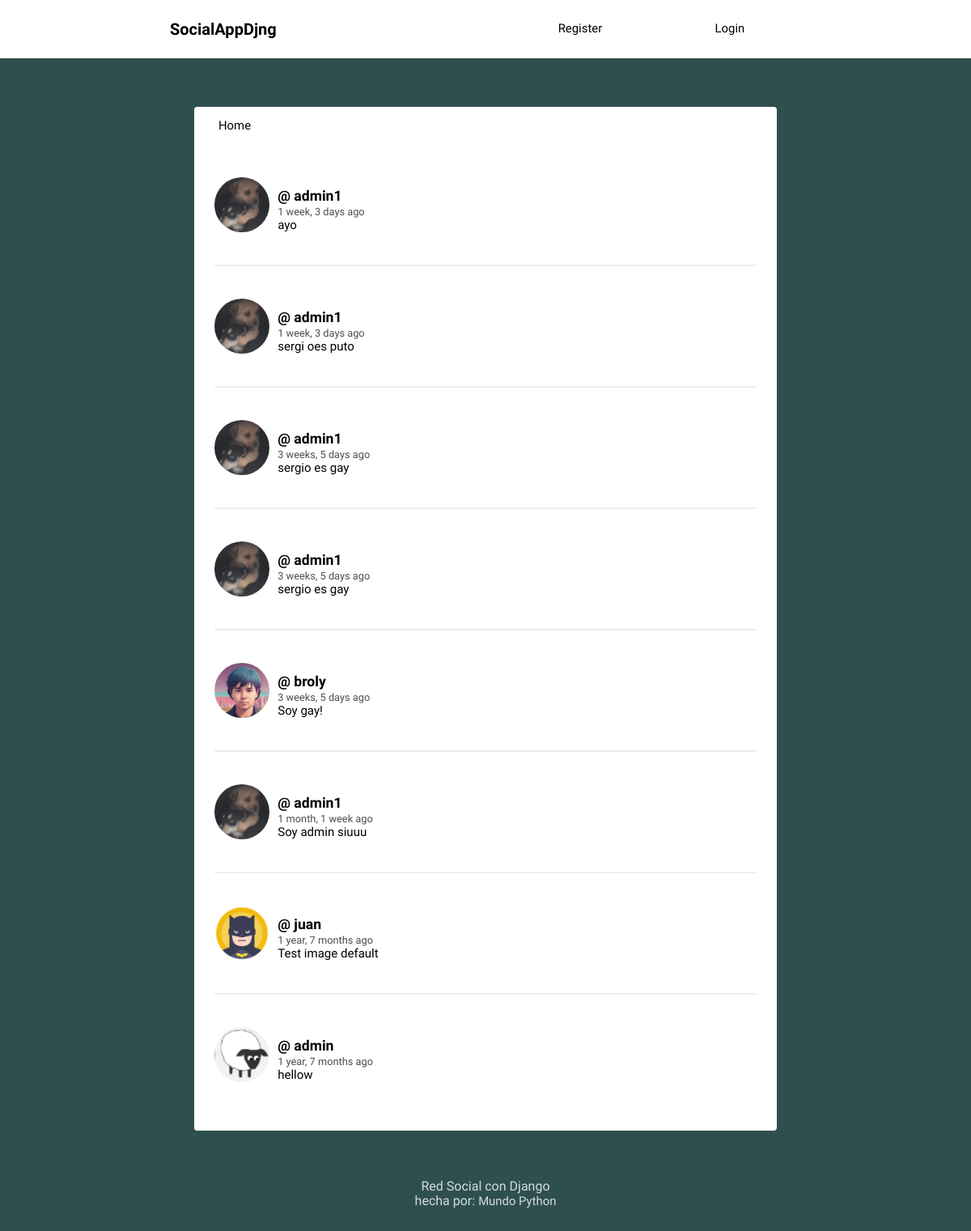
Before: / with the older database file.
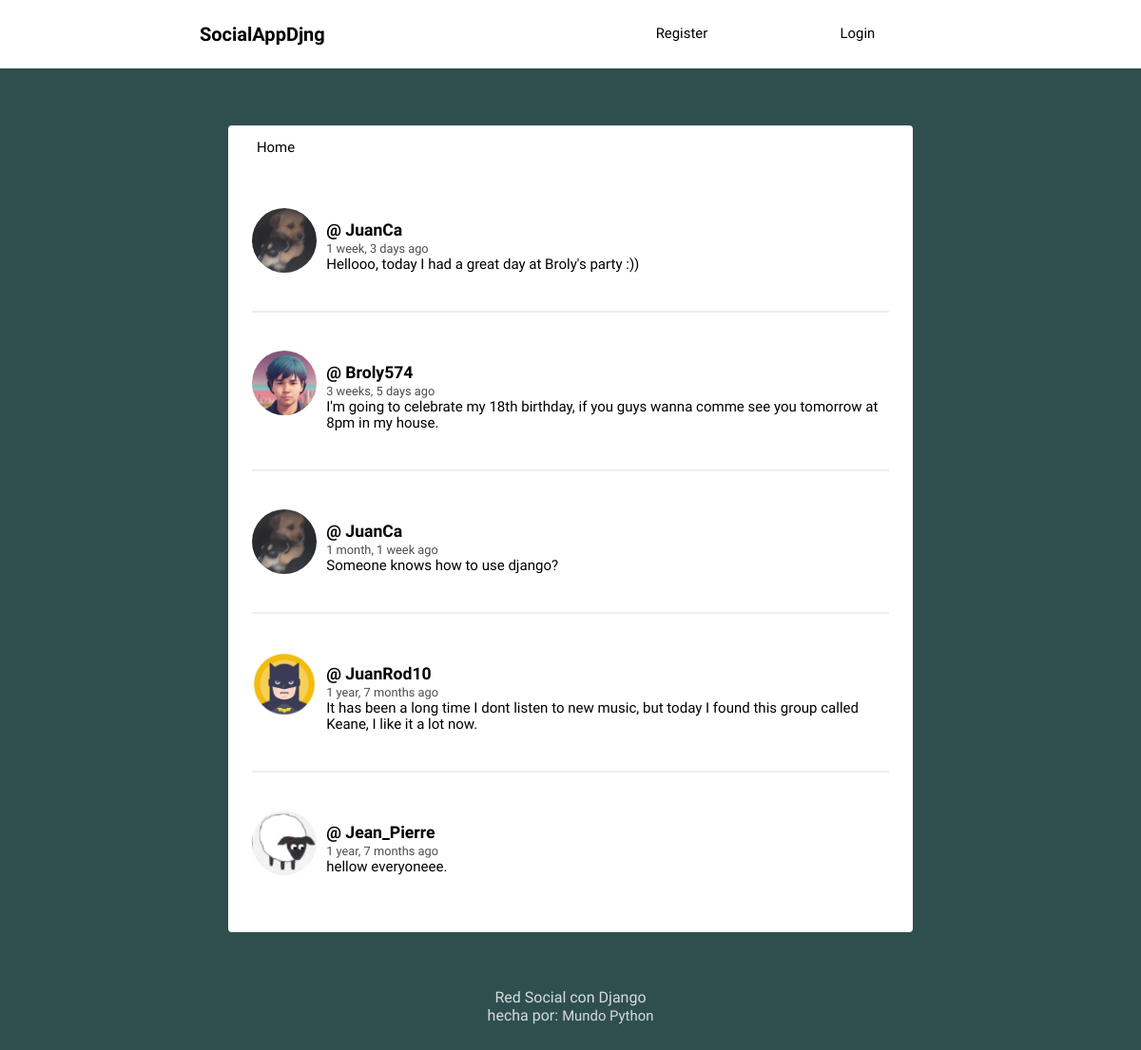
After: the same page with the newer database file.
### Social/models.py (models this page shows, shortened)
class Post(models.Model):
    user = models.ForeignKey(User , on_delete=models.CASCADE, related_name='posts')
    timestamp = models.DateTimeField(default=timezone.now)
    content = models.TextField()
    class Meta:
        ordering = ['-timestamp']

class Profile(models.Model):
    user = models.OneToOneField(User, on_delete=models.CASCADE) #USER + user default my django + delete
    image = models.ImageField(default='batman.png')

### Social/views.py (the view)
# urls.py: path('', views.feed, name='feed'),
def feed(request):
    posts = Post.objects.all()
    ctx = {'posts': posts}
    return render(request,'Social/feed.html', ctx)

### Social/templates/social/feed.html (shortened to what this page needs)
{% extends 'social/layout.html' %}
{% load humanize %}
{% block content %}
{% for post in posts %}
<article>
    <div class="container-article">
        <img src="{{ post.user.profile.image.url }}">
        <div>
            <h2 class="username"><a href="{% url 'profile' post.user.username %}">@ {{ post.user.username }} </a></h2>
            <time data-time="#">{{post.timestamp| naturaltime}}</time>
            <div class="post">{{post.content}}</div>
        </div>
    </div>
</article>
{% endfor %}
{% endblock %}

### Social/templates/social/layout.html (shortened to what this page needs)
<!DOCTYPE html>
{% load static %}
<html>
<head>
	<link rel="stylesheet" type="text/css" href="{% static 'normalize.css' %}">
	<link rel="stylesheet" type="text/css" href="{% static 'style.css' %}">
</head>
<body>
	<header class="main-head">
		<nav class="main">
			<h1 id="logo">SocialAppDjng</h1>
			<ul>
				{% if request.user.is_authenticated %}
				<li><a href="{% url 'logout' %}">Logout</a></li>
				{% else %}
				<li><a href="{% url 'register' %}">Register</a></li>
				<li><a href="{% url 'login' %}">Login</a></li>
				{% endif %}
			</ul>
		</nav>
	</header>
	<div class="main">
		<nav class="second-nav">
			<a class="feed" href="{% url 'feed' %}">Home</a>
		</nav>
		{% block content %}
		{% endblock content %}
	</div>
	<footer>
		<div class="row">
			<p>Red Social con Django<br>hecha por: <a href="http://www.youtube.com/mundopython">Mundo Python</a></p>
		</div>
	</footer>
</body>
</html>

### Social/static/style.css (style rules this page uses)
body { background: #2F4F4F; font-size: 62.5%; font-family: 'Varela Round', Helvetica, Arial, serif; }
p { font-size: 1rem; }
img { object-fit: cover; }
.main-head { background: white; color: black; }
nav.main { min-height: 7vh; display: flex; width: 65%; margin: auto; align-items: center; padding: 0.5rem; }
nav.main ul { display: flex; flex: 1 1 40rem; justify-content: space-around; align-items: center; list-style: none; }
#logo { flex: 2 1 40rem; }
a { font-size: .93rem; text-decoration: none; color: black; }
.main { background: white; width: 60%; margin: 5% auto; border-radius: 4px; padding-bottom: 20px; }
.second-nav { display: flex; padding: 15px 30px; }
.second-nav .feed { flex: 1 1 30px; }
article { width: 93%; margin: auto; padding: 40px 0; border-bottom: 2px solid #ECEEEF; }
.username { margin-bottom: .2rem; }
.username a { font-size: 1.1rem; }
.container-article { display: flex; }
.container-article img { height: 68px; width: 68px; margin-right: 10px; border-radius: 50%; }
article:last-child { border-bottom: 0; }
time { font-size: .8rem; opacity: .7; }
.post { font-size: .94rem; }
footer { color: white; text-align: center; font-size: .875em; margin: 40px 0; }
footer p { opacity: .8; }
footer p a { color: white; }

Changed rows visible on the page:
removed Post: user.profile.image (picture), user.username "admin1", timestamp "1 week, 3 days ago", content "sergi oes puto"
removed Post: user.profile.image (picture), user.username "admin1", timestamp "3 weeks, 5 days ago", content "sergio es gay"
removed Post: user.profile.image (picture), user.username "admin1", timestamp "3 weeks, 5 days ago", content "sergio es gay"
changed Post: user.username "admin1" → "JuanCa"; content "ayo" → "Hellooo, today I had a great day at Broly's party :))"
changed Post: user.username "broly" → "Broly574"; content "Soy gay!" → "I'm going to celebrate my 18th birthday, if you guys wanna comme see you tomorrow at 8pm in my house."
changed Post: user.username "admin1" → "JuanCa"; content "Soy admin siuuu" → "Someone knows how to use django?"
changed Post: user.username "juan" → "JuanRod10"; content "Test image default" → "It has been a long time I dont listen to new music, but today I found this group called Keane, I like it a lot now."
changed Post: user.username "admin" → "Jean_Pierre"; content "hellow" → "hellow everyoneee."
